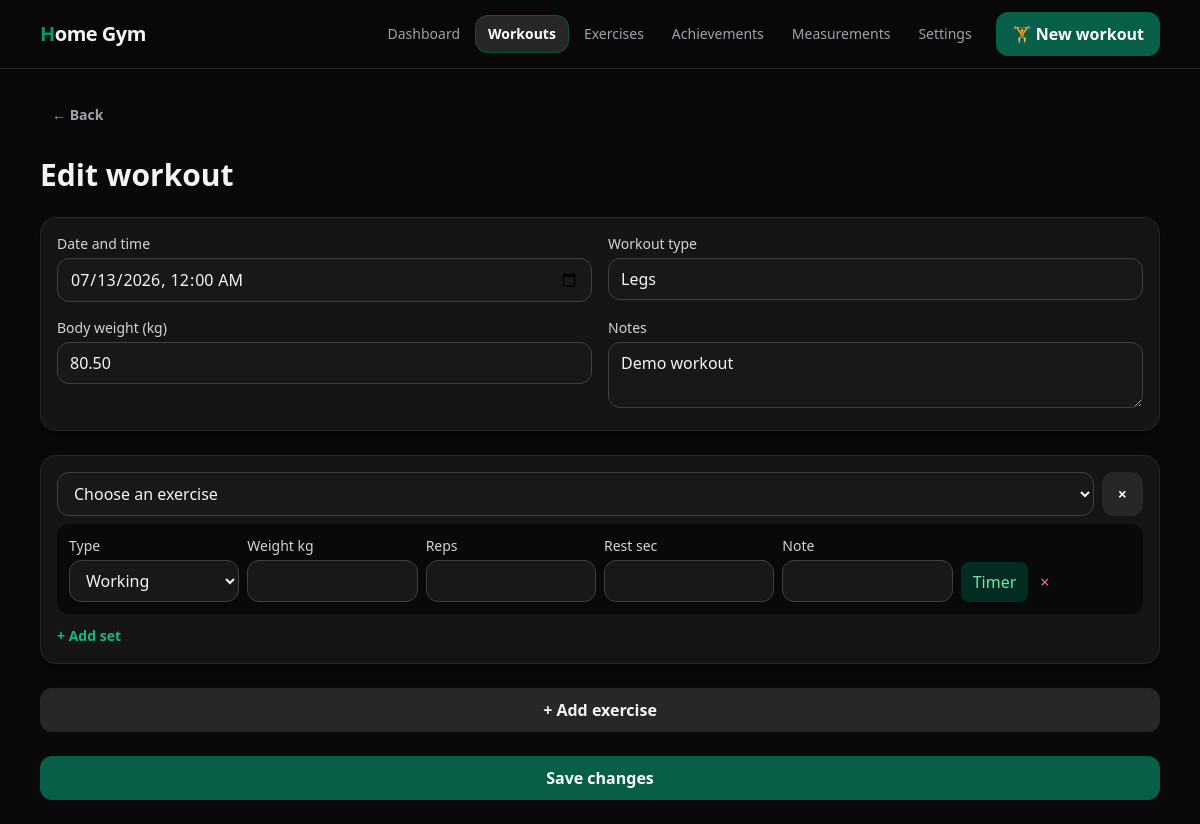
The app's page /workouts/1/edit with its own data.
### tables this page shows
CREATE TABLE workout_sessions (
    id BIGINT UNSIGNED AUTO_INCREMENT PRIMARY KEY,
    workout_template_id SMALLINT UNSIGNED NULL,
    performed_at DATETIME NOT NULL,
    session_type VARCHAR(120) NOT NULL,
    body_weight_kg DECIMAL(5,2) NULL,
    notes TEXT NULL,
    status ENUM('in_progress','completed','abandoned') NOT NULL DEFAULT 'completed',
    current_workout_exercise_id BIGINT UNSIGNED NULL,
    current_set_position SMALLINT UNSIGNED NOT NULL DEFAULT 1,
    started_at DATETIME NULL,
    completed_at DATETIME NULL,
    rest_ends_at DATETIME NULL,
    rest_paused_seconds SMALLINT UNSIGNED NULL,
    template_order_changed BOOLEAN NOT NULL DEFAULT FALSE,
    template_sets_changed BOOLEAN NOT NULL DEFAULT FALSE,
    created_at TIMESTAMP NOT NULL DEFAULT CURRENT_TIMESTAMP,
    updated_at TIMESTAMP NOT NULL DEFAULT CURRENT_TIMESTAMP ON UPDATE CURRENT_TIMESTAMP,
    INDEX idx_sessions_date (performed_at)
);

### app/Core/View.php (called while the page is built, shortened)
<?php
final class View
{
    public static function render(string $name, array $data = []): void
    {
        $file = dirname(__DIR__, 2) . '/resources/views/' . $name . '.php';
        extract($data, EXTR_SKIP);
        require $file;
        require dirname(__DIR__, 2) . '/resources/views/layouts/app.php';
    }
}

### app/Core/Controller.php (called while the page is built, shortened)
<?php
abstract class Controller
{
    protected function view(string $name, array $data = []): void
    {
        View::render($name, $data);
    }
}

### app/Controllers/SessionController.php (called while the page is built, shortened)
<?php
final class SessionController extends Controller
{
    public function edit(string $id): void { $session=WorkoutSession::forEdit((int)$id);if(!$session){http_response_code(404);$this->view('errors/404');return;}$this->view('sessions/create',['exercises'=>Exercise::all(),'session'=>$session,'templates'=>WorkoutTemplate::all(),'selectedTemplate'=>null,'preset'=>[],'formDate'=>date('Y-m-d',strtotime($session['performed_at']))]); }
}

### public/index.php (called while the page is built, shortened)
<?php
$config = require dirname(__DIR__) . '/config/app.php';
$router = new Router();
$router->dispatch($_SERVER['REQUEST_METHOD'], $_SERVER['REQUEST_URI']);

### app/Helpers/functions.php (called while the page is built, shortened)
<?php
function e(mixed $value): string
{
    return htmlspecialchars((string) $value, ENT_QUOTES | ENT_SUBSTITUTE, 'UTF-8');
}
function route(string $name,array $parameters=[]): string
{
    return \App\Core\Router::urlFor($name,$parameters);
}

### app/Models/WorkoutSession.php (called while the page is built, shortened)
<?php
final class WorkoutSession
{
    public static function find(int $id): ?array
    {
        $db = Database::connection();
        $stmt = $db->prepare('SELECT * FROM workout_sessions WHERE id=?'); $stmt->execute([$id]);
        $session = $stmt->fetch();
        $stmt = $db->prepare("SELECT we.id workout_exercise_id,we.exercise_id,we.notes exercise_notes,we.status exercise_status,e.name,e.recommended_rest_seconds,es.* FROM workout_exercises we JOIN exercises e ON e.id=we.exercise_id LEFT JOIN exercise_sets es ON es.workout_exercise_id=we.id WHERE we.workout_session_id=? ORDER BY we.position,es.position");
        $stmt->execute([$id]);
        $session['rows'] = $stmt->fetchAll();
        $segments=$db->prepare('SELECT ss.* FROM exercise_set_segments ss JOIN exercise_sets es ON es.id=ss.exercise_set_id JOIN workout_exercises we ON we.id=es.workout_exercise_id WHERE we.workout_session_id=? ORDER BY ss.exercise_set_id,ss.position');$segments->execute([$id]);$bySet=[];foreach($segments->fetchAll() as $segment)$bySet[(int)$segment['exercise_set_id']][]=$segment;foreach($session['rows'] as &$row)$row['segments']=$row['id']?($bySet[(int)$row['id']]??[]):[];unset($row);
        return $session;
    }
    public static function forEdit(int $id): ?array
    {
        $session=self::find($id);if(!$session)return null;$exercises=[];
        $session['exercises']=array_values($exercises);return $session;
    }
}

### resources/views/sessions/create.php (the view, shortened to what this page needs)
<?php $editing=isset($session);$title=$editing?'Edit workout':'New workout'; ?>
<h1 class="mb-6 text-3xl font-black"><?= e($title) ?></h1>
<form method="post" action="<?= e($editing?route('workouts.update',['id'=>$session['id']]):route('workouts.store')) ?>" id="workout-form" class="space-y-6" data-initial='<?= e(json_encode($session['exercises']??$preset,JSON_UNESCAPED_UNICODE)) ?>'><?= csrf_field() ?>
  <section class="card grid gap-4 sm:grid-cols-2"><div><label for="performed_at">Date and time</label><input id="performed_at" type="datetime-local" name="performed_at" required value="<?= e($editing?date('Y-m-d\TH:i',strtotime($session['performed_at'])):old('performed_at',$formDate.'T'.date('H:i'))) ?>"></div><div><label for="session_type">Workout type</label><input id="session_type" name="session_type" required placeholder="e.g. Legs" value="<?= e($session['session_type']??$selectedTemplate['session_type']??old('session_type')) ?>"></div><div><label for="body_weight_kg">Body weight (kg)</label><input id="body_weight_kg" type="number" step="0.01" min="0" name="body_weight_kg" value="<?= e($session['body_weight_kg']??old('body_weight_kg')) ?>"></div><div><label for="notes">Notes</label><textarea id="notes" name="notes" rows="2"><?= e($session['notes']??old('notes')) ?></textarea></div></section>
  <div id="exercise-list" class="space-y-4"></div>
  <template id="exercise-template"><section class="card exercise-block"><div class="mb-2 flex gap-2"><select data-name="exercise_id" required><option value="">Choose an exercise</option></select><button class="btn-secondary remove-exercise" type="button">×</button></div><div class="sets space-y-2"></div><button type="button" class="add-set mt-3 text-sm font-semibold text-emerald-500">+ Add set</button></section></template>
  <template id="set-template"><div class="set-row grid grid-cols-2 gap-2 rounded-xl bg-zinc-950 p-3 sm:grid-cols-6"><div><label>Type</label><select data-set-name="set_type"><option value="warmup">Warm-up</option><option value="ramp">Ramp-up</option><option value="working" selected>Working</option></select></div><div><label>Weight kg</label><input data-set-name="weight_kg" type="number" min="0" step="0.01"></div><div><label>Reps</label><input data-set-name="repetitions" type="number" min="0"></div><div><label>Rest sec</label><input data-set-name="rest_seconds" type="number" min="0"></div><div><label>Note</label><input data-set-name="notes"></div><div class="flex items-end gap-1"><button type="button" class="start-timer rounded-lg bg-emerald-950 px-3 py-2 text-emerald-300">Timer</button><button type="button" class="remove-set rounded-lg p-2 text-red-400">×</button></div></div></template>
  <button type="button" id="add-exercise" class="btn-secondary w-full">+ Add exercise</button><button class="btn-primary w-full" type="submit"><?= $editing?'Save changes':'Save workout' ?></button>
</form>

### app/Core/Router.php (shortened to what this page needs)
<?php
final class Router
{
    private array $routes = [];
    private static array $namedRoutes = [];
    private function add(string $method, string $path, array|callable $action, ?string $name=null): void
    {
        $pattern = preg_replace('#\{[a-zA-Z_]+\}#', '([^/]+)', $path);
        $this->routes[] = [$method, '#^' . $pattern . '/?$#', $action];
        if($name)self::$namedRoutes[$name]=$path;
    }
    public static function urlFor(string $name,array $parameters=[]): string
    {
        $path=self::$namedRoutes[$name];
        foreach($parameters as $key=>$value)$path=str_replace('{'.$key.'}',rawurlencode((string)$value),$path);
        return $path;
    }
    public function dispatch(string $method, string $uri): void
    {
        $path = rawurldecode(parse_url($uri, PHP_URL_PATH) ?: '/');
        foreach ($this->routes as [$verb, $pattern, $action]) {
            if ($verb === $method && preg_match($pattern, $path, $matches)) {
                array_shift($matches);
                if(is_callable($action))$action(...$matches);else{[$class, $function] = $action;(new $class())->{$function}(...$matches);}
                return;
            }
        }
    }
}

### records on screen
workout_sessions: performed_at "07/13/2026 00:00", session_type "Legs", body_weight_kg "80.50", notes "Demo workout"
